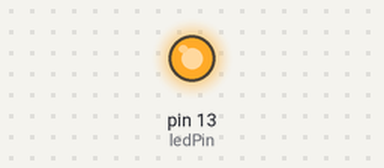
This sketch was run on a simulated Arduino Uno, built with avr-gcc and run on an emulated ATmega328P. Parts: output pins drawn as LEDs (lit = HIGH).

Above: at 0.1 s.
At 39.79 s:
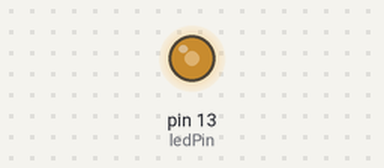
Timing chart, 0 to 40.0 s (numbered marks = the images above):
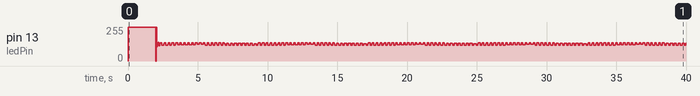

The sketch:

WatchDog_teste.ino
```cpp
const int ledPin =  LED_BUILTIN;// the number of the LED pin
void setup()
{
  pinMode(ledPin, OUTPUT);//Define o LED Onboard como saida.
  digitalWrite(ledPin, 1);//Apaga o LED.
  delay(2000);//Espera 2 segundos para visualizarmos que o ESP foi iniciado.
 // ESP.wdtDisable();//Desabilita o SW WDT.

  for (long x = 0; x < 20; x++)//Ira piscar o LED 10x com intervalo de 250mS.
  {
    digitalWrite(ledPin, !digitalRead(ledPin));//Inverte o estado do LED.
    delayMicroseconds(500000);//Espera 250mS sw wdt
    //delay(1000);//hd wdt
    //yield();//Efetua o feed do SW WDT.
   // ESP.wdtFeed();//Alimenta o Watchdog.
  }
  //Após piscar 10x sem erros, irá entrar no loop e o LED começara a piscar
  // rapidamente indicando que não ocorreu erros.
  //Este código não efetua o FEED do SW WDT dentro do FOR, e ocasionara no
  // reset do ESP, então nunca irá piscar rapidamente, desde que não irá para o loop.
}
void loop()
{
  digitalWrite(ledPin, !digitalRead(ledPin));
  //delay(50);
  delayMicroseconds(550000);

  //ESP.wdtFeed();//Alimenta o HW WDT.
}
```
